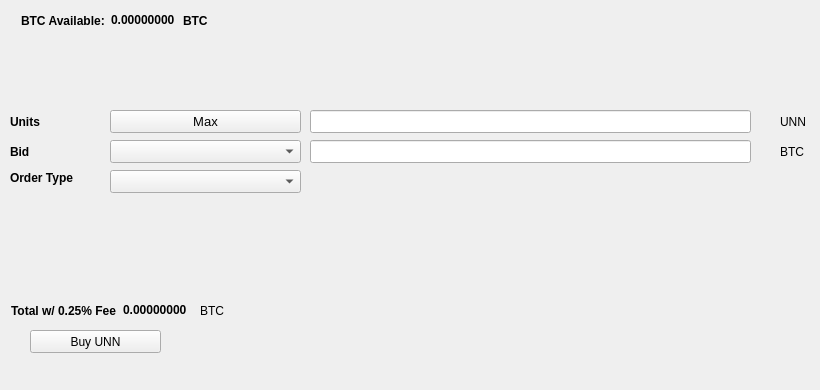
   <widget class="QWidget" name="BuyTab">
    <attribute name="title">
     <string>Buy</string>
    </attribute>
    <widget class="QPushButton" name="BuySINS">
     <property name="geometry">
      <rect>
       <x>30</x>
       <y>330</y>
       <width>131</width>
       <height>23</height>
      </rect>
     </property>
     <property name="text">
      <string>Buy UNN</string>
     </property>
     <property name="icon">
      <iconset resource="../unn.qrc">
       <normaloff>:/icons/bitcoin</normaloff>:/icons/bitcoin</iconset>
     </property>
    </widget>
    <widget class="QLabel" name="label_3">
     <property name="geometry">
      <rect>
       <x>10</x>
       <y>110</y>
       <width>46</width>
       <height>23</height>
      </rect>
     </property>
     <property name="font">
      <font>
       <weight>75</weight>
       <bold>true</bold>
      </font>
     </property>
     <property name="text">
      <string>Units</string>
     </property>
    </widget>
    <widget class="QLineEdit" name="UnitsInput">
     <property name="geometry">
      <rect>
       <x>310</x>
       <y>110</y>
       <width>441</width>
       <height>23</height>
      </rect>
     </property>
     <property name="font">
      <font>
       <pointsize>9</pointsize>
       <weight>75</weight>
       <bold>true</bold>
      </font>
     </property>
    </widget>
    <widget class="QLineEdit" name="BuyBidPriceEdit">
     <property name="geometry">
      <rect>
       <x>310</x>
       <y>140</y>
       <width>441</width>
       <height>23</height>
      </rect>
     </property>
     <property name="font">
      <font>
       <pointsize>9</pointsize>
       <weight>75</weight>
       <bold>true</bold>
      </font>
     </property>
    </widget>
    <widget class="QLabel" name="label_4">
     <property name="geometry">
      <rect>
       <x>780</x>
       <y>110</y>
       <width>31</width>
       <height>23</height>
      </rect>
     </property>
     <property name="text">
      <string>UNN</string>
     </property>
    </widget>
    <widget class="QLabel" name="label_5">
     <property name="geometry">
      <rect>
       <x>780</x>
       <y>140</y>
       <width>31</width>
       <height>23</height>
      </rect>
     </property>
     <property name="text">
      <string>BTC</string>
     </property>
    </widget>
    <widget class="QLabel" name="label_6">
     <property name="geometry">
      <rect>
       <x>10</x>
       <y>140</y>
       <width>46</width>
       <height>23</height>
      </rect>
     </property>
     <property name="font">
      <font>
       <weight>75</weight>
       <bold>true</bold>
      </font>
     </property>
     <property name="text">
      <string>Bid</string>
     </property>
    </widget>
    <widget class="QLabel" name="label_7">
     <property name="geometry">
      <rect>
       <x>10</x>
       <y>170</y>
       <width>91</width>
       <height>16</height>
      </rect>
     </property>
     <property name="font">
      <font>
       <weight>75</weight>
       <bold>true</bold>
      </font>
     </property>
     <property name="text">
      <string>Order Type</string>
     </property>
    </widget>
    <widget class="QPushButton" name="Buy_Max_Amount">
     <property name="geometry">
      <rect>
       <x>110</x>
       <y>110</y>
       <width>191</width>
       <height>23</height>
      </rect>
     </property>
     <property name="font">
      <font>
       <pointsize>10</pointsize>
      </font>
     </property>
     <property name="text">
      <string>Max</string>
     </property>
    </widget>
    <widget class="QComboBox" name="BuyBidcomboBox">
     <property name="geometry">
      <rect>
       <x>110</x>
       <y>140</y>
       <width>191</width>
       <height>23</height>
      </rect>
     </property>
     <property name="font">
      <font>
       <pointsize>10</pointsize>
      </font>
     </property>
    </widget>
    <widget class="QComboBox" name="buyOrdertypeCombo">
     <property name="geometry">
      <rect>
       <x>110</x>
       <y>170</y>
       <width>191</width>
       <height>23</height>
      </rect>
     </property>
     <property name="font">
      <font>
       <pointsize>10</pointsize>
      </font>
     </property>
    </widget>
    <widget class="QWidget" name="layoutWidget1">
     <property name="geometry">
      <rect>
       <x>21</x>
       <y>11</y>
       <width>227</width>
       <height>19</height>
      </rect>
     </property>
     <layout class="QHBoxLayout" name="horizontalLayout_3">
      <item>
       <widget class="QLabel" name="label232">
        <property name="font">
         <font>
          <weight>75</weight>
          <bold>true</bold>
         </font>
        </property>
        <property name="text">
         <string>BTC Available:</string>
        </property>
       </widget>
      </item>
      <item>
       <widget class="QLabel" name="BtcAvailableLbl">
        <property name="palette">
         <palette>
          <active>
           <colorrole role="WindowText">
            <brush brushstyle="SolidPattern">
             <color alpha="255">
              <red>0</red>
              <green>0</green>
              <blue>0</blue>
             </color>
            </brush>
           </colorrole>
           <colorrole role="Button">
            <brush brushstyle="SolidPattern">
             <color alpha="255">
              <red>0</red>
              <green>170</green>
              <blue>0</blue>
             </color>
            </brush>
           </colorrole>
           <colorrole role="Light">
            <brush brushstyle="SolidPattern">
             <color alpha="255">
              <red>0</red>
              <green>255</green>
              <blue>0</blue>
             </color>
            </brush>
           </colorrole>
           <colorrole role="Midlight">
            <brush brushstyle="SolidPattern">
             <color alpha="255">
              <red>0</red>
              <green>212</green>
              <blue>0</blue>
             </color>
            </brush>
           </colorrole>
           <colorrole role="Dark">
            <brush brushstyle="SolidPattern">
             <color alpha="255">
              <red>0</red>
              <green>85</green>
              <blue>0</blue>
             </color>
            </brush>
           </colorrole>
           <colorrole role="Mid">
            <brush brushstyle="SolidPattern">
             <color alpha="255">
              <red>0</red>
              <green>113</green>
              <blue>0</blue>
             </color>
            </brush>
           </colorrole>
           <colorrole role="Text">
            <brush brushstyle="SolidPattern">
             <color alpha="255">
              <red>0</red>
              <green>170</green>
              <blue>0</blue>
             </color>
            </brush>
           </colorrole>
           <colorrole role="BrightText">
            <brush brushstyle="SolidPattern">
             <color alpha="255">
              <red>255</red>
              <green>255</green>
              <blue>255</blue>
             </color>
            </brush>
           </colorrole>
           <colorrole role="ButtonText">
            <brush brushstyle="SolidPattern">
             <color alpha="255">
              <red>0</red>
              <green>0</green>
              <blue>0</blue>
             </color>
            </brush>
           </colorrole>
           <colorrole role="Base">
            <brush brushstyle="SolidPattern">
             <color alpha="255">
              <red>255</red>
              <green>255</green>
              <blue>255</blue>
             </color>
            </brush>
           </colorrole>
           <colorrole role="Window">
            <brush brushstyle="SolidPattern">
             <color alpha="255">
              <red>0</red>
              <green>170</green>
              <blue>0</blue>
             </color>
            </brush>
           </colorrole>
           <colorrole role="Shadow">
            <brush brushstyle="SolidPattern">
             <color alpha="255">
              <red>0</red>
              <green>0</green>
              <blue>0</blue>
             </color>
            </brush>
           </colorrole>
           <colorrole role="AlternateBase">
            <brush brushstyle="SolidPattern">
             <color alpha="255">
              <red>127</red>
              <green>212</green>
              <blue>127</blue>
             </color>
            </brush>
           </colorrole>
           <colorrole role="ToolTipBase">
            <brush brushstyle="SolidPattern">
             <color alpha="255">
              <red>255</red>
              <green>255</green>
              <blue>220</blue>
             </color>
            </brush>
           </colorrole>
           <colorrole role="ToolTipText">
            <brush brushstyle="SolidPattern">
             <color alpha="255">
              <red>0</red>
              <green>0</green>
              <blue>0</blue>
             </color>
            </brush>
           </colorrole>
          </active>
          <inactive>
           <colorrole role="WindowText">
            <brush brushstyle="SolidPattern">
             <color alpha="255">
              <red>0</red>
              <green>0</green>
              <blue>0</blue>
             </color>
            </brush>
           </colorrole>
           <colorrole role="Button">
            <brush brushstyle="SolidPattern">
             <color alpha="255">
              <red>0</red>
              <green>170</green>
              <blue>0</blue>
             </color>
            </brush>
           </colorrole>
           <colorrole role="Light">
            <brush brushstyle="SolidPattern">
             <color alpha="255">
              <red>0</red>
              <green>255</green>
              <blue>0</blue>
             </color>
            </brush>
           </colorrole>
           <colorrole role="Midlight">
            <brush brushstyle="SolidPattern">
             <color alpha="255">
              <red>0</red>
              <green>212</green>
              <blue>0</blue>
             </color>
            </brush>
           </colorrole>
           <colorrole role="Dark">
            <brush brushstyle="SolidPattern">
             <color alpha="255">
              <red>0</red>
              <green>85</green>
              <blue>0</blue>
             </color>
            </brush>
           </colorrole>
           <colorrole role="Mid">
            <brush brushstyle="SolidPattern">
             <color alpha="255">
              <red>0</red>
              <green>113</green>
              <blue>0</blue>
             </color>
            </brush>
           </colorrole>
           <colorrole role="Text">
            <brush brushstyle="SolidPattern">
             <color alpha="255">
              <red>0</red>
              <green>170</green>
              <blue>0</blue>
             </color>
            </brush>
           </colorrole>
           <colorrole role="BrightText">
            <brush brushstyle="SolidPattern">
             <color alpha="255">
              <red>255</red>
              <green>255</green>
              <blue>255</blue>
             </color>
            </brush>
           </colorrole>
           <colorrole role="ButtonText">
            <brush brushstyle="SolidPattern">
             <color alpha="255">
              <red>0</red>
              <green>0</green>
              <blue>0</blue>
             </color>
            </brush>
           </colorrole>
           <colorrole role="Base">
            <brush brushstyle="SolidPattern">
             <color alpha="255">
              <red>255</red>
              <green>255</green>
              <blue>255</blue>
             </color>
            </brush>
           </colorrole>
           <colorrole role="Window">
            <brush brushstyle="SolidPattern">
             <color alpha="255">
              <red>0</red>
              <green>170</green>
              <blue>0</blue>
             </color>
            </brush>
           </colorrole>
           <colorrole role="Shadow">
            <brush brushstyle="SolidPattern">
             <color alpha="255">
              <red>0</red>
              <green>0</green>
              <blue>0</blue>
             </color>
            </brush>
           </colorrole>
           <colorrole role="AlternateBase">
            <brush brushstyle="SolidPattern">
             <color alpha="255">
              <red>127</red>
              <green>212</green>
              <blue>127</blue>
             </color>
            </brush>
           </colorrole>
           <colorrole role="ToolTipBase">
            <brush brushstyle="SolidPattern">
             <color alpha="255">
              <red>255</red>
              <green>255</green>
              <blue>220</blue>
             </color>
            </brush>
           </colorrole>
           <colorrole role="ToolTipText">
            <brush brushstyle="SolidPattern">
             <color alpha="255">
              <red>0</red>
              <green>0</green>
              <blue>0</blue>
             </color>
            </brush>
           </colorrole>
          </inactive>
          <disabled>
           <colorrole role="WindowText">
            <brush brushstyle="SolidPattern">
             <color alpha="255">
              <red>0</red>
              <green>85</green>
              <blue>0</blue>
             </color>
            </brush>
           </colorrole>
           <colorrole role="Button">
            <brush brushstyle="SolidPattern">
             <color alpha="255">
              <red>0</red>
              <green>170</green>
              <blue>0</blue>
             </color>
            </brush>
           </colorrole>
           <colorrole role="Light">
            <brush brushstyle="SolidPattern">
             <color alpha="255">
              <red>0</red>
              <green>255</green>
              <blue>0</blue>
             </color>
            </brush>
           </colorrole>
           <colorrole role="Midlight">
            <brush brushstyle="SolidPattern">
             <color alpha="255">
              <red>0</red>
              <green>212</green>
              <blue>0</blue>
             </color>
            </brush>
           </colorrole>
           <colorrole role="Dark">
            <brush brushstyle="SolidPattern">
             <color alpha="255">
              <red>0</red>
              <green>85</green>
              <blue>0</blue>
             </color>
            </brush>
           </colorrole>
           <colorrole role="Mid">
            <brush brushstyle="SolidPattern">
             <color alpha="255">
              <red>0</red>
              <green>113</green>
              <blue>0</blue>
             </color>
            </brush>
           </colorrole>
           <colorrole role="Text">
            <brush brushstyle="SolidPattern">
             <color alpha="255">
              <red>0</red>
              <green>85</green>
              <blue>0</blue>
             </color>
            </brush>
           </colorrole>
           <colorrole role="BrightText">
            <brush brushstyle="SolidPattern">
             <color alpha="255">
              <red>255</red>
              <green>255</green>
              <blue>255</blue>
             </color>
            </brush>
           </colorrole>
           <colorrole role="ButtonText">
            <brush brushstyle="SolidPattern">
             <color alpha="255">
              <red>0</red>
              <green>85</green>
              <blue>0</blue>
             </color>
            </brush>
           </colorrole>
           <colorrole role="Base">
            <brush brushstyle="SolidPattern">
             <color alpha="255">
              <red>0</red>
              <green>170</green>
              <blue>0</blue>
             </color>
            </brush>
           </colorrole>
           <colorrole role="Window">
            <brush brushstyle="SolidPattern">
             <color alpha="255">
              <red>0</red>
              <green>170</green>
              <blue>0</blue>
             </color>
            </brush>
           </colorrole>
           <colorrole role="Shadow">
            <brush brushstyle="SolidPattern">
             <color alpha="255">
              <red>0</red>
              <green>0</green>
              <blue>0</blue>
             </color>
            </brush>
           </colorrole>
           <colorrole role="AlternateBase">
            <brush brushstyle="SolidPattern">
             <color alpha="255">
              <red>0</red>
              <green>170</green>
              <blue>0</blue>
             </color>
            </brush>
           </colorrole>
           <colorrole role="ToolTipBase">
            <brush brushstyle="SolidPattern">
             <color alpha="255">
              <red>255</red>
              <green>255</green>
              <blue>220</blue>
             </color>
            </brush>
           </colorrole>
           <colorrole role="ToolTipText">
            <brush brushstyle="SolidPattern">
             <color alpha="255">
              <red>0</red>
              <green>0</green>
              <blue>0</blue>
             </color>
            </brush>
           </colorrole>
          </disabled>
         </palette>
        </property>
        <property name="font">
         <font>
          <weight>75</weight>
          <bold>true</bold>
         </font>
        </property>
        <property name="text">
         <string>0.00000000</string>
        </property>
        <property name="textInteractionFlags">
         <set>Qt::LinksAccessibleByMouse|Qt::TextSelectableByKeyboard|Qt::TextSelectableByMouse</set>
        </property>
       </widget>
      </item>
      <item>
       <widget class="QLabel" name="BtcAvailableLbl_2">
        <property name="font">
         <font>
          <weight>75</weight>
          <bold>true</bold>
         </font>
        </property>
        <property name="text">
         <string>BTC</string>
        </property>
       </widget>
      </item>
     </layout>
    </widget>
    <widget class="QWidget" name="layoutWidge2">
     <property name="geometry">
      <rect>
       <x>11</x>
       <y>301</y>
       <width>259</width>
       <height>19</height>
      </rect>
     </property>
     <layout class="QHBoxLayout" name="horizontalLayout_4">
      <item>
       <widget class="QLabel" name="label_9">
        <property name="font">
         <font>
          <weight>75</weight>
          <bold>true</bold>
         </font>
        </property>
        <property name="text">
         <string>Total w/ 0.25% Fee</string>
        </property>
       </widget>
      </item>
      <item>
       <widget class="QLabel" name="BuyCostLabel">
        <property name="palette">
         <palette>
          <active>
           <colorrole role="WindowText">
            <brush brushstyle="SolidPattern">
             <color alpha="255">
              <red>0</red>
              <green>0</green>
              <blue>0</blue>
             </color>
            </brush>
           </colorrole>
           <colorrole role="Button">
            <brush brushstyle="SolidPattern">
             <color alpha="255">
              <red>0</red>
              <green>170</green>
              <blue>0</blue>
             </color>
            </brush>
           </colorrole>
           <colorrole role="Light">
            <brush brushstyle="SolidPattern">
             <color alpha="255">
              <red>0</red>
              <green>255</green>
              <blue>0</blue>
             </color>
            </brush>
           </colorrole>
           <colorrole role="Midlight">
            <brush brushstyle="SolidPattern">
             <color alpha="255">
              <red>0</red>
              <green>212</green>
              <blue>0</blue>
             </color>
            </brush>
           </colorrole>
           <colorrole role="Dark">
            <brush brushstyle="SolidPattern">
             <color alpha="255">
              <red>0</red>
              <green>85</green>
              <blue>0</blue>
             </color>
            </brush>
           </colorrole>
           <colorrole role="Mid">
            <brush brushstyle="SolidPattern">
             <color alpha="255">
              <red>0</red>
              <green>113</green>
              <blue>0</blue>
             </color>
            </brush>
           </colorrole>
           <colorrole role="Text">
            <brush brushstyle="SolidPattern">
             <color alpha="255">
              <red>0</red>
              <green>170</green>
              <blue>0</blue>
             </color>
            </brush>
           </colorrole>
           <colorrole role="BrightText">
            <brush brushstyle="SolidPattern">
             <color alpha="255">
              <red>255</red>
              <green>255</green>
              <blue>255</blue>
             </color>
            </brush>
           </colorrole>
           <colorrole role="ButtonText">
            <brush brushstyle="SolidPattern">
             <color alpha="255">
              <red>0</red>
              <green>0</green>
              <blue>0</blue>
             </color>
            </brush>
           </colorrole>
           <colorrole role="Base">
            <brush brushstyle="SolidPattern">
             <color alpha="255">
              <red>255</red>
              <green>255</green>
              <blue>255</blue>
             </color>
            </brush>
           </colorrole>
           <colorrole role="Window">
            <brush brushstyle="SolidPattern">
             <color alpha="255">
              <red>0</red>
              <green>170</green>
              <blue>0</blue>
             </color>
            </brush>
           </colorrole>
           <colorrole role="Shadow">
            <brush brushstyle="SolidPattern">
             <color alpha="255">
              <red>0</red>
              <green>0</green>
              <blue>0</blue>
             </color>
            </brush>
           </colorrole>
           <colorrole role="AlternateBase">
            <brush brushstyle="SolidPattern">
             <color alpha="255">
              <red>127</red>
              <green>212</green>
              <blue>127</blue>
             </color>
            </brush>
           </colorrole>
           <colorrole role="ToolTipBase">
            <brush brushstyle="SolidPattern">
             <color alpha="255">
              <red>255</red>
              <green>255</green>
              <blue>220</blue>
             </color>
            </brush>
           </colorrole>
           <colorrole role="ToolTipText">
            <brush brushstyle="SolidPattern">
             <color alpha="255">
              <red>0</red>
              <green>0</green>
              <blue>0</blue>
             </color>
            </brush>
           </colorrole>
          </active>
          <inactive>
           <colorrole role="WindowText">
            <brush brushstyle="SolidPattern">
             <color alpha="255">
              <red>0</red>
              <green>0</green>
              <blue>0</blue>
             </color>
            </brush>
           </colorrole>
           <colorrole role="Button">
            <brush brushstyle="SolidPattern">
             <color alpha="255">
              <red>0</red>
              <green>170</green>
              <blue>0</blue>
             </color>
            </brush>
           </colorrole>
           <colorrole role="Light">
            <brush brushstyle="SolidPattern">
             <color alpha="255">
              <red>0</red>
              <green>255</green>
              <blue>0</blue>
             </color>
            </brush>
           </colorrole>
           <colorrole role="Midlight">
            <brush brushstyle="SolidPattern">
             <color alpha="255">
              <red>0</red>
              <green>212</green>
              <blue>0</blue>
             </color>
            </brush>
           </colorrole>
           <colorrole role="Dark">
            <brush brushstyle="SolidPattern">
             <color alpha="255">
              <red>0</red>
              <green>85</green>
              <blue>0</blue>
             </color>
            </brush>
           </colorrole>
           <colorrole role="Mid">
            <brush brushstyle="SolidPattern">
             <color alpha="255">
              <red>0</red>
              <green>113</green>
              <blue>0</blue>
             </color>
            </brush>
           </colorrole>
           <colorrole role="Text">
            <brush brushstyle="SolidPattern">
             <color alpha="255">
              <red>0</red>
              <green>170</green>
              <blue>0</blue>
             </color>
            </brush>
           </colorrole>
           <colorrole role="BrightText">
            <brush brushstyle="SolidPattern">
             <color alpha="255">
              <red>255</red>
              <green>255</green>
              <blue>255</blue>
             </color>
            </brush>
           </colorrole>
           <colorrole role="ButtonText">
            <brush brushstyle="SolidPattern">
             <color alpha="255">
              <red>0</red>
              <green>0</green>
              <blue>0</blue>
             </color>
            </brush>
           </colorrole>
           <colorrole role="Base">
            <brush brushstyle="SolidPattern">
             <color alpha="255">
              <red>255</red>
              <green>255</green>
              <blue>255</blue>
             </color>
            </brush>
           </colorrole>
           <colorrole role="Window">
            <brush brushstyle="SolidPattern">
             <color alpha="255">
              <red>0</red>
              <green>170</green>
              <blue>0</blue>
             </color>
            </brush>
           </colorrole>
           <colorrole role="Shadow">
            <brush brushstyle="SolidPattern">
             <color alpha="255">
              <red>0</red>
              <green>0</green>
              <blue>0</blue>
             </color>
            </brush>
           </colorrole>
           <colorrole role="AlternateBase">
            <brush brushstyle="SolidPattern">
             <color alpha="255">
              <red>127</red>
              <green>212</green>
              <blue>127</blue>
             </color>
            </brush>
           </colorrole>
           <colorrole role="ToolTipBase">
            <brush brushstyle="SolidPattern">
             <color alpha="255">
              <red>255</red>
              <green>255</green>
              <blue>220</blue>
             </color>
            </brush>
           </colorrole>
           <colorrole role="ToolTipText">
            <brush brushstyle="SolidPattern">
             <color alpha="255">
              <red>0</red>
              <green>0</green>
              <blue>0</blue>
             </color>
            </brush>
           </colorrole>
          </inactive>
          <disabled>
           <colorrole role="WindowText">
            <brush brushstyle="SolidPattern">
             <color alpha="255">
              <red>0</red>
              <green>85</green>
              <blue>0</blue>
             </color>
            </brush>
           </colorrole>
           <colorrole role="Button">
            <brush brushstyle="SolidPattern">
             <color alpha="255">
              <red>0</red>
              <green>170</green>
              <blue>0</blue>
             </color>
            </brush>
           </colorrole>
           <colorrole role="Light">
            <brush brushstyle="SolidPattern">
             <color alpha="255">
              <red>0</red>
              <green>255</green>
              <blue>0</blue>
             </color>
            </brush>
           </colorrole>
           <colorrole role="Midlight">
            <brush brushstyle="SolidPattern">
             <color alpha="255">
              <red>0</red>
              <green>212</green>
              <blue>0</blue>
             </color>
            </brush>
           </colorrole>
           <colorrole role="Dark">
            <brush brushstyle="SolidPattern">
             <color alpha="255">
              <red>0</red>
              <green>85</green>
              <blue>0</blue>
             </color>
            </brush>
           </colorrole>
           <colorrole role="Mid">
            <brush brushstyle="SolidPattern">
             <color alpha="255">
              <red>0</red>
              <green>113</green>
              <blue>0</blue>
             </color>
            </brush>
           </colorrole>
           <colorrole role="Text">
            <brush brushstyle="SolidPattern">
             <color alpha="255">
              <red>0</red>
              <green>85</green>
              <blue>0</blue>
             </color>
            </brush>
           </colorrole>
           <colorrole role="BrightText">
            <brush brushstyle="SolidPattern">
             <color alpha="255">
              <red>255</red>
              <green>255</green>
              <blue>255</blue>
             </color>
            </brush>
           </colorrole>
           <colorrole role="ButtonText">
            <brush brushstyle="SolidPattern">
             <color alpha="255">
              <red>0</red>
              <green>85</green>
              <blue>0</blue>
             </color>
            </brush>
           </colorrole>
           <colorrole role="Base">
            <brush brushstyle="SolidPattern">
             <color alpha="255">
              <red>0</red>
              <green>170</green>
              <blue>0</blue>
             </color>
            </brush>
           </colorrole>
           <colorrole role="Window">
            <brush brushstyle="SolidPattern">
             <color alpha="255">
              <red>0</red>
              <green>170</green>
              <blue>0</blue>
             </color>
            </brush>
           </colorrole>
           <colorrole role="Shadow">
            <brush brushstyle="SolidPattern">
             <color alpha="255">
              <red>0</red>
              <green>0</green>
              <blue>0</blue>
             </color>
            </brush>
           </colorrole>
           <colorrole role="AlternateBase">
            <brush brushstyle="SolidPattern">
             <color alpha="255">
              <red>0</red>
              <green>170</green>
              <blue>0</blue>
             </color>
            </brush>
           </colorrole>
           <colorrole role="ToolTipBase">
            <brush brushstyle="SolidPattern">
             <color alpha="255">
              <red>255</red>
              <green>255</green>
              <blue>220</blue>
             </color>
            </brush>
           </colorrole>
           <colorrole role="ToolTipText">
            <brush brushstyle="SolidPattern">
             <color alpha="255">
              <red>0</red>
              <green>0</green>
              <blue>0</blue>
             </color>
            </brush>
           </colorrole>
          </disabled>
         </palette>
        </property>
        <property name="font">
         <font>
          <weight>75</weight>
          <bold>true</bold>
         </font>
        </property>
        <property name="autoFillBackground">
         <bool>false</bool>
        </property>
        <property name="text">
         <string>0.00000000</string>
        </property>
        <property name="textInteractionFlags">
         <set>Qt::LinksAccessibleByMouse|Qt::TextSelectableByMouse</set>
        </property>
       </widget>
      </item>
      <item>
       <widget class="QLabel" name="label_10">
        <property name="font">
         <font>
          <weight>50</weight>
          <bold>false</bold>
         </font>
        </property>
        <property name="text">
         <string>BTC</string>
        </property>
       </widget>
      </item>
     </layout>
    </widget>
    <widget class="QLabel" name="label_24">
     <property name="geometry">
      <rect>
       <x>460</x>
       <y>300</y>
       <width>281</width>
       <height>81</height>
      </rect>
     </property>
     <property name="text">
      <string/>
     </property>
     <property name="pixmap">
      <pixmap>:/images/bittrex</pixmap>
     </property>
    </widget>
   </widget>
